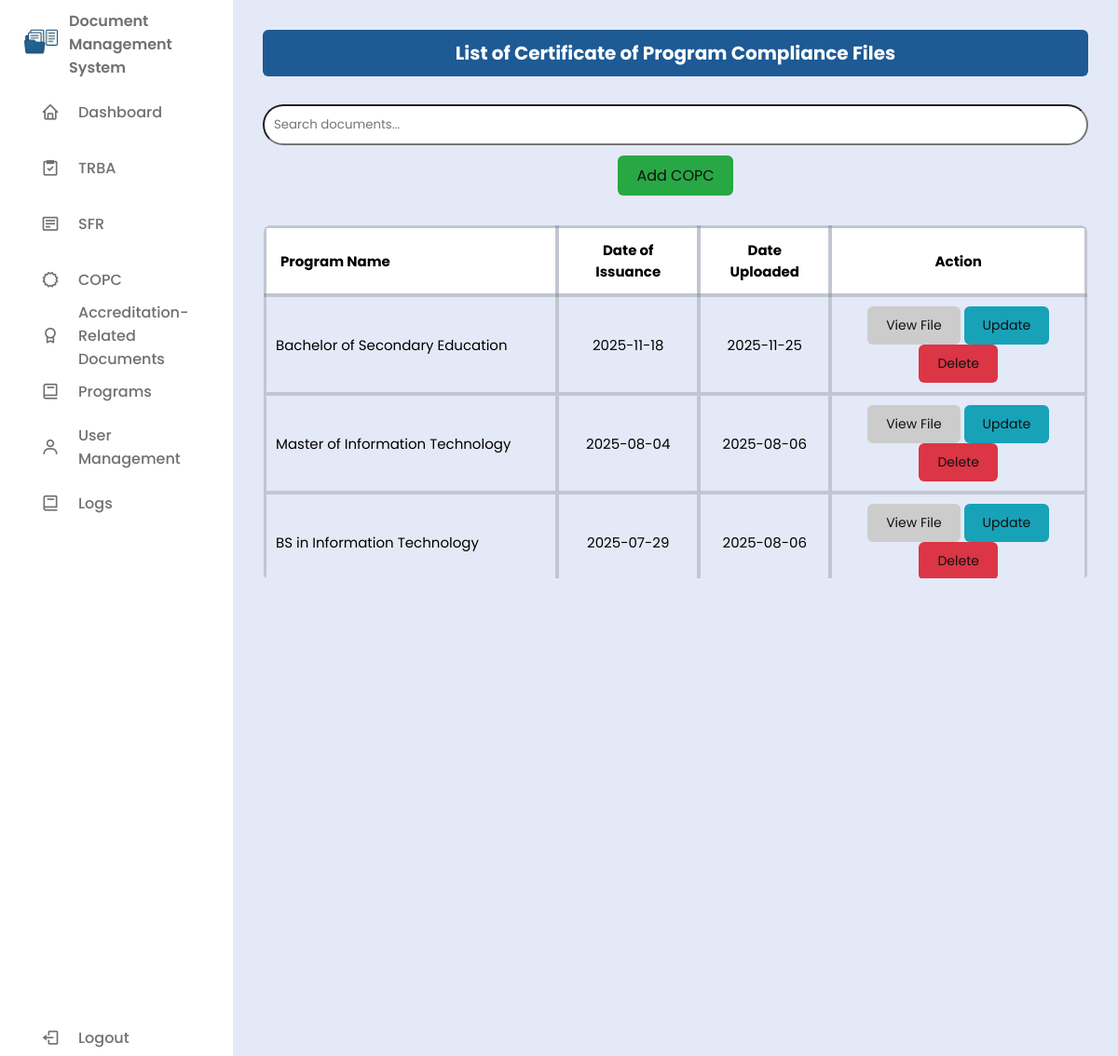
/users/copc.php (signed in), run on the app's committed database.
### tables this page shows
CREATE TABLE `copc` (
  `id` int(11) NOT NULL,
  `program` varchar(255) NOT NULL,
  `issuance_date` date NOT NULL,
  `file_name` varchar(255) NOT NULL,
  `uploaded_at` date NOT NULL DEFAULT current_timestamp()
);

### users/copc.php (the view, shortened to what this page needs)
<?php
require '../db/db_conn.php';
$isAdmin = isset($_SESSION['user_role']) && $_SESSION['user_role'] === 'admin';
?>
<!DOCTYPE html>
<html lang="en">
<head>
  <link href="https://unpkg.com/boxicons@2.1.4/css/boxicons.min.css" rel="stylesheet" />
  <link rel="stylesheet" href="../css/style.css" />
</head>
<body>
<?php include('../includes/sidebar.php'); ?>
<section class="dashboard-content">
  <section class="table-section">
    <h2>List of Certificate of Program Compliance Files</h2>
    <div class="search-bar">
      <input type="text" id="searchInput" placeholder="Search documents..." onkeyup="filterTable()" />
    </div>
    <?php if ($isAdmin): ?>
    <div class="add-button-container">
      <a href="../views/add_copc_page.php" class="btn-add">Add COPC</a>
    </div>
    <?php endif; ?>
    <div class="table-container">
      <table>
        <thead>
          <tr>
            <th>Program Name</th>
            <th>Date of Issuance</th>
            <th>Date Uploaded</th>
            <th>Action</th>
          </tr>
        </thead>
        <tbody>
        <?php
        $sql = "SELECT * FROM copc ORDER BY uploaded_at DESC";
        $result = $conn->query($sql);
        if ($result && $result->num_rows > 0):
          while ($row = $result->fetch_assoc()):
        ?>
          <tr>
            <td><?= htmlspecialchars($row['program']) ?></td>
            <td><?= htmlspecialchars($row['issuance_date']) ?></td>
            <td><?= htmlspecialchars($row['uploaded_at']) ?></td>
            <td>
            <button type="button" class="btn-view" onclick="window.location.href='../views/view_copc_page.php?id=<?= $row['id'] ?>'">View File</button>
            <?php if ($isAdmin): ?>
              <button class="btn-update" onclick="openUpdateModal(
                <?= $row['id'] ?>,
                '<?= htmlspecialchars($row['program'], ENT_QUOTES) ?>',
                '<?= $row['issuance_date'] ?>'
              )">Update</button>
              <button class="btn-delete" onclick="openDeleteModal(<?= $row['id'] ?>)">Delete</button>
            <?php endif; ?>
            </td>
          </tr>
        <?php endwhile; else: ?>
          <tr><td colspan="<?= $isAdmin ? 5 : 4 ?>">No documents found.</td></tr>
        <?php endif; ?>
        </tbody>
      </table>
    </div>
  </section>
</section>
</body>
</html>

### includes/sidebar.php
<nav class="sidebar">
  <header>
    <div class="image-text">
      <span class="image">
        <img src="../uploads/dms.png" alt="logo" />
      </span>
      <div class="text header-text">
        <span class="name">Document Management System</span>
      </div>
    </div>
  </header>
  <div class="menu-bar">
    <div class="menu">
      <ul class="menu-links">
          <li class="nav-link">
            <a href="../users/dashboard.php">
              <i class='bx bx-home icon'></i>
              <span class="text nav-text">Dashboard</span>
            </a>
          </li>
        <li class="nav-link">
          <a href="../users/trba.php">
            <i class='bx bx-task icon'></i>
            <span class="text nav-text">TRBA</span>
          </a>
        </li>
        <li class="nav-link">
          <a href="../users/sfr.php">
            <i class='bx bx-detail icon'></i>
            <span class="text nav-text">SFR</span>
          </a>
        </li>
        <li class="nav-link">
          <a href="../users/copc.php">
            <i class='bx bx-certification icon'></i>
            <span class="text nav-text">COPC</span>
          </a>
        </li>
        <li class="nav-link">
          <a href="../users/other.php">
            <i class='bx bx-award icon'></i>
            <span class="text nav-text">Accreditation-Related Documents</span>
          </a>
        </li>
        <?php if (isset($_SESSION['user_role']) && $_SESSION['user_role'] === 'admin'): ?>
        <li class="nav-link">
          <a href="../users/programs.php">
            <i class='bx bx-book icon'></i>
            <span class="text nav-text">Programs</span>
          </a>
        </li>
        <li class="nav-link">
          <a href="../users/user.php">
            <i class='bx bx-user icon'></i>
            <span class="text nav-text">User Management</span>
          </a>
        </li>
        <li class="nav-link">
          <a href="../users/logs.php">
            <i class='bx bx-book icon'></i>
            <span class="text nav-text">Logs</span>
          </a>
        </li>
        <?php endif; ?>
      </ul>
    </div>
    <div class="bottom-content">
        <li>
          <a href="../includes/logout.php" id="logoutLink">
            <i class='bx bx-log-out icon'></i>
            <span class="text nav-text">Logout</span>
          </a>
        </li>
    </div>
  </div>
</nav>

### css/style.css (style rules this page uses)
* { margin: 0; padding: 0; box-sizing: border-box; font-family: 'Poppins', sans-serif; }
:root { --body-color: #E4E9F7; --sidebar-color: #FFF; --primary-color: #1E5A94; --primary-color-light: #F6FSFF; --toggle-color: #DDD; --text-color: #707070; --tran-02: all 0.2s ease; --tran-03: all 0.3s ease; --tran-04: all 0.4s ease; --tran-05: all 0.5s ease; }
body { height: 100vh; background: var(--body-color); display: flex; }
.sidebar { position: fixed; top: 0; left: 0; height: 100%; width: 250px; padding: 10px 14px; background: var(--sidebar-color); }
.sidebar .text { font-size: 16px; font-weight: 500; color: var(--text-color); }
.sidebar .image { min-width: 60px; display: flex; align-items: center; }
.sidebar li { height: 50px; margin: 10px; list-style: none; display: flex; align-items: center; }
.sidebar li .icon, .sidebar li .text { color: var(--text-color); transition: var(--tran-03); }
.sidebar li .icon { display: flex; justify-content: center; align-items: center; min-width: 60px; font-size: 20px; }
.sidebar header { position: relative; }
.sidebar .image-text { display: flex; align-items: center; }
.sidebar .image-text img { width: 60px; border-radius: 6px; }
.header-text { display: flex; flex-direction: column; }
.header-text .name { font-weight: 600; }
.sidebar li a { text-decoration: none; width: 100%; height: 100%; display: flex; align-items: center; border-radius: 6px; transition: var(--tran-04); }
.sidebar .menu-bar { height: calc(100% - 50px); display: flex; flex-direction: column; justify-content: space-between; }
.dashboard-content { margin-left: 250px; padding: 2rem; width: 100%; min-height: 100vh; background: var(--body-color); position: relative; overflow: hidden; }
.dashboard-content > * { position: relative; z-index: 1; }
.table-section h2 { background-color: #1E5A94; padding: 10px 15px; border-radius: 6px; text-align: center; margin-bottom: 10px; font-size: 20px; color: #fff; }
.table-section table { background: #fff; width: 100%; border-collapse: collapse; margin-top: 20px; font-size: 15px; color: #000; border: 1px solid rgba(0, 0, 0, 0.2); border-radius: 8px; overflow: hidden; }
.table-section th, .table-section td { padding: 12px 15px; border: 4px solid rgba(0, 0, 0, 0.15); text-align: left; }
.table-section th { background-color: rgba(255, 255, 255, 0.85); font-weight: 600; }
.table-container { max-height: 400px; overflow-y: auto; border-radius: 6px; background-color: transparent; }
.table-container table { width: 100%; border-collapse: collapse; background: transparent; font-size: 15px; color: #000; }
.table-container th, .table-container td { padding: 10px; text-align: left; border-bottom: 1px solid #ddd; }
.table-container thead th { position: sticky; top: 0; background-color: #fff; font-weight: 700; padding: 12px 15px; border: 4px solid rgba(0, 0, 0, 0.15); z-index: 1; text-align: center; }
.table-section td, .table-section th { text-align: center; }
.table-section td:first-child, .table-section th:first-child { text-align: left; }
.btn-update, .btn-view, .btn-delete, .btn-add { padding: 10px 20px; border: none; border-radius: 6px; font-size: 14px; cursor: pointer; transition: background-color 0.3s ease; color: #101010; text-decoration: none; }
.btn-view { background-color: #ccc; }
.btn-update { background-color: #17a2b8; }
.btn-delete { background-color: #dc3545; }
.btn-add { background-color: #28a745; font-size: 16px; }
.add-button-container { width: 100%; margin: 20px auto; text-align: center; }
.search-bar { margin: 30px 0 10px; }
#searchInput { width: 100%; padding: 10px; border-radius: 25px; }

### data on the page
copc: program "Bachelor of Secondary Education", issuance_date "2025-11-18", uploaded_at "2025-11-25"
copc: program "Master of Information Technology", issuance_date "2025-08-04", uploaded_at "2025-08-06"
copc: program "BS in Information Technology", issuance_date "2025-07-29", uploaded_at "2025-08-06"
